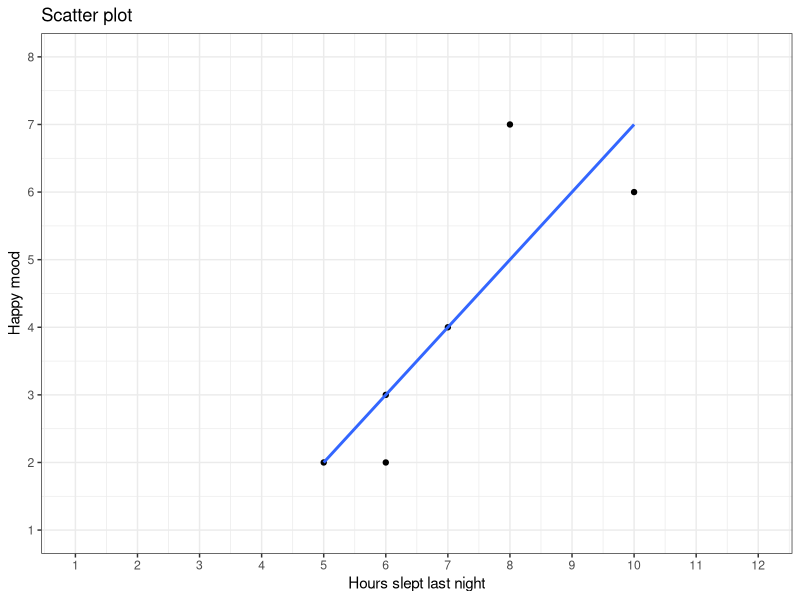

Recreate this plot in R.
                                      # Page no. : 501

# Another example of drawing the regression line

# Data on page no. : 442

Hours_slept <- c(5, 7, 8, 6, 6, 10)
Happy_mood <- c(2, 4, 7, 2, 3, 6)

DF <- data.frame(Hours_slept, Happy_mood)
View(DF)

# Install Library if not install

# install.packages("ggplot2")

# Import Library

library(ggplot2)

ggplot(DF, aes(x = Hours_slept, y = Happy_mood)) + geom_point() + 
  labs(title =  "Scatter plot", x = "Hours slept last night", y = "Happy mood") + theme_bw() +
  scale_x_continuous(limits=c(1, 12), breaks = c(1:12)) + 
  scale_y_continuous(limits=c(1, 8), breaks = c(1:8)) + 
  geom_smooth(method='lm', se = F)
